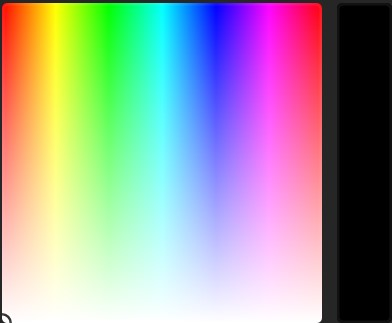
#> input picture L.jpg, 392 x 323 px
$ python HistogramLi.py
#> lines starting #> are read from the running program, lines starting #| are printed output that depends on the picture
import cv2
from matplotlib import pyplot as plt
x=cv2.imread("L.jpg",0)
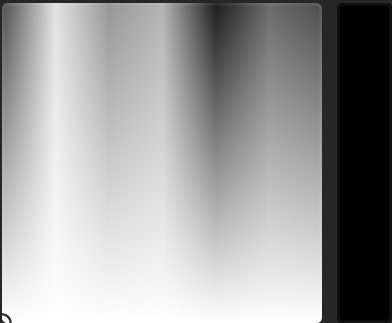
#> x: shape (323, 392); min 0, max 255, mean 157.1
cv2.imshow("input image",x)
hist=cv2.calcHist([x],[0],None,[256],[0,256])
#> hist = 256 values, max 14408 at index 0, min 0 at index 29, mean 494.6
plt.plot(hist)
plt.show()
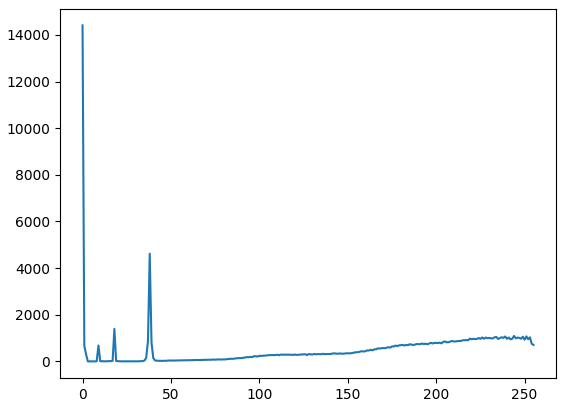
#> figure drawn by matplotlib, 1 panel; curve peaks at x = 0, y = 14408
#> (the run stopped early here; a loop or call above may not have finished)
